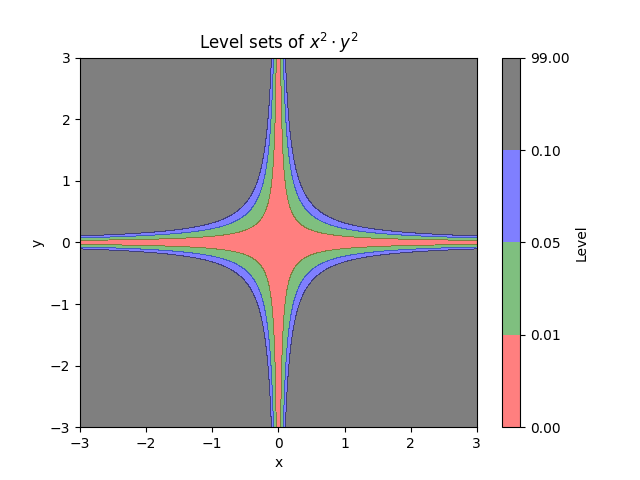

Write the Python code that produced this figure.
import numpy as np
import matplotlib.pyplot as plt

# Create a meshgrid of points in the specified range
x = np.linspace(-3, 3, 1000)
y = np.linspace(-3, 3, 1000)
x, y = np.meshgrid(x, y)

# Define the function for the level set
z = x**2 * y**2

# Plot the contour where the function is less than 0.01
levels = [0, 0.01, 0.05, 0.1, 99]
colors = ['red', 'green', 'blue', 'black', 'purple']
plt.contourf(x, y, z, levels=levels, colors=colors, alpha=0.5)
plt.colorbar(ticks=levels, label='Level')

# Optionally, you can plot the contour line where the function is exactly 0.01
#plt.contour(x, y, z, levels=[0.001], colors=['red'])

plt.xlim(-3, 3)
plt.ylim(-3, 3)
plt.xlabel('x')
plt.ylabel('y')
plt.title('Level sets of $x^2 \cdot y^2$')
plt.savefig('slt_level.png')
plt.show()
